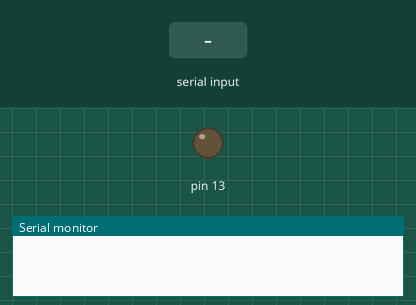
Recording of a sketch running on a simulated Arduino Uno, built with avr-gcc and run on an emulated ATmega328P. Parts: output pins drawn as LEDs (lit = HIGH), the last lines printed to the serial monitor. Inputs (shaded band) come from the test bench.

Above: at 1.2 s.
1.3 s: "a" received over Serial
At 4.1 s:
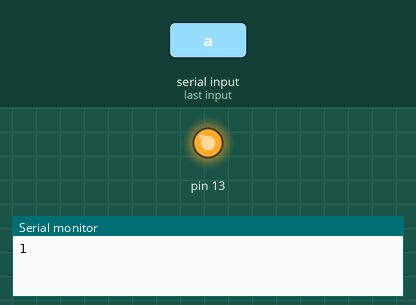
4.3 s: "b" received over Serial
At 5.3 s:
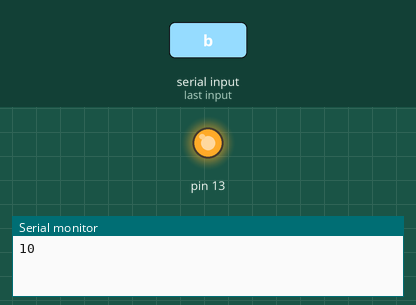
Timing chart, 0 to 7.3 s (numbered marks = the images above; inputs shaded):
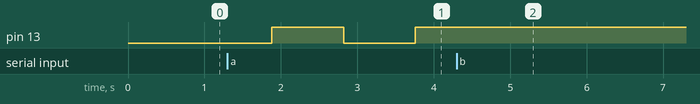

Measured:
- after the input at 1.3 s, pin 13: LOW → HIGH after 0.58 s, → LOW 0.94 s later, → HIGH 0.94 s later
- after the input at 4.3 s, pin 13: stops changing and stays HIGH

The sketch:

DC-AC_Inverter.ino
```cpp
// This MUST be flashed to the relevant Arduino before beginning the experiments.
// Arduino will then monitor the serial connection for new commands.
// If it receives 'a', then it switches on. If it receives 'b', it switches off.

const int period = 940;
int state= LOW;
int active = 0;

void setup() {
    pinMode(13, OUTPUT);
    active = 0;

    Serial.begin(9600); // Serial Port at 9600 baud
    Serial.setTimeout(50); // Instead of the default 1000ms, in order
                            // to speed up the Serial.parseInt()
}

// the loop function runs over and over again forever
void loop() {
  // Check if characters available in the buffer
    if (Serial.available() > 0) {
        char inByte = Serial.read();

        switch(inByte){
          case 'a':
            active = 1;
            break;
          case 'b':
            active = 0;
            break;
        }
        Serial.print(active);
        }


    if (active == 1){
      // When switched on, the arduino will switch the state of the inverter (high or low), then wait for the prescribed duration.
      if (state == LOW){
        digitalWrite(13,HIGH);
        state=HIGH;
      }
      else if (state == HIGH){
        digitalWrite(13,LOW);
        state=LOW;
      }
    }

    delay(period);
    Serial.flush();
}
```
